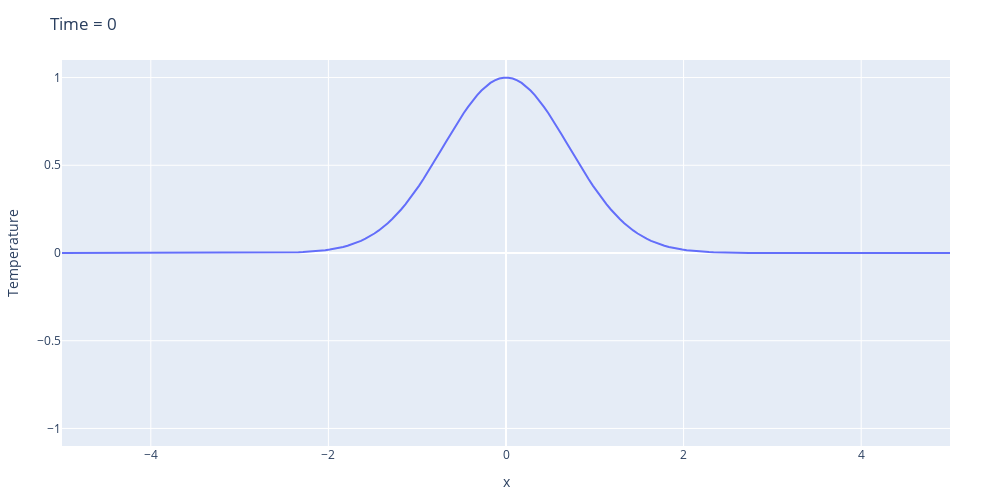

Here is the notebook cell this chart was saved with:
### Markdown cell above
<b> Example: </b> Let the initial distribution be a Gaussian pulse centered around the origin $x=0$:

### Code cell
# Plot initial Gaussian distribution
startx=-5
endx=5
x = LinRange(startx,endx,200)
x0=0


initial_dist(x)= exp(-x.^2)

# trace = scatter(x=cos.(ω1*t),y=sin.(ω2*a0*t),mode="lines", name="Lissajous")
trace = scatter(x=x,y=initial_dist.(x),mode="lines", name="Lissajous")
data = [trace]
layout = Layout(;title="Time = 0", xaxis_range=[startx, endx], xaxis_title="x",
                     yaxis_range=[-1.1, 1.1],  yaxis_title="Temperature ", width=1000,height=500)
pl = plot(data,layout)

### Figure 1 — Plotly figure (JSON) as saved in the notebook; plotly's stock layout.template omitted (floating-point values rounded to 4 significant figures; data arrays with more than 128 entries replaced by an {"elided": "..."} marker saying what was removed)
{"data": [{"mode": "lines", "name": "Lissajous", "type": "scatter", "x": {"elided": "200 float values"}, "y": {"elided": "200 float values"}}], "layout": {"height": 500, "margin": {"b": 50, "l": 50, "r": 50, "t": 60}, "title": "Time = 0", "width": 1000, "xaxis": {"range": [-5, 5], "title": {"text": "x"}}, "yaxis": {"range": [-1.1, 1.1], "title": {"text": "Temperature "}}}}
